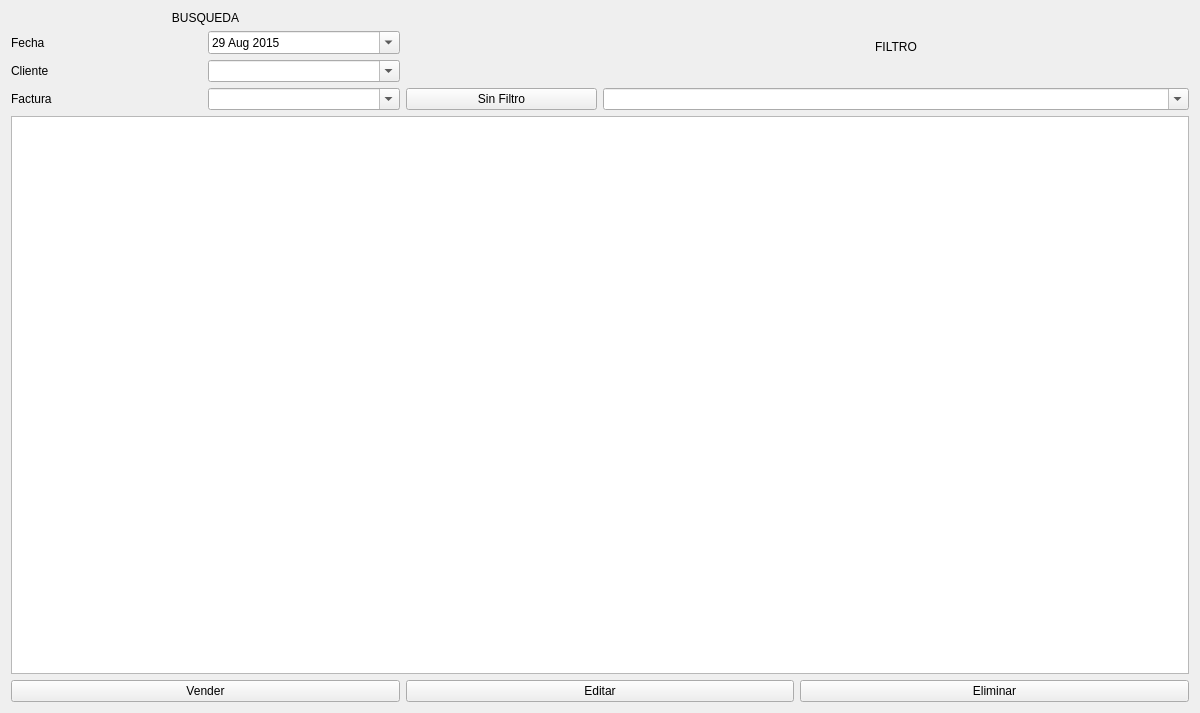
<?xml version="1.0" encoding="UTF-8"?>
<ui version="4.0">
 <class>Form</class>
 <widget class="QWidget" name="Form">
  <property name="geometry">
   <rect>
    <x>0</x>
    <y>0</y>
    <width>1200</width>
    <height>713</height>
   </rect>
  </property>
  <property name="windowTitle">
   <string>Form</string>
  </property>
  <layout class="QGridLayout" name="gridLayout">
   <item row="0" column="1">
    <layout class="QVBoxLayout" name="verticalLayout">
     <item>
      <widget class="QLabel" name="label_5">
       <property name="text">
        <string>FILTRO</string>
       </property>
       <property name="alignment">
        <set>Qt::AlignCenter</set>
       </property>
      </widget>
     </item>
     <item>
      <widget class="QComboBox" name="filtro">
       <property name="editable">
        <bool>true</bool>
       </property>
       <item>
        <property name="text">
         <string/>
        </property>
       </item>
      </widget>
     </item>
    </layout>
   </item>
   <item row="2" column="0" colspan="2">
    <layout class="QHBoxLayout" name="horizontalLayout">
     <item>
      <widget class="QPushButton" name="vender">
       <property name="text">
        <string>Vender</string>
       </property>
      </widget>
     </item>
     <item>
      <widget class="QPushButton" name="editar">
       <property name="text">
        <string>Editar</string>
       </property>
      </widget>
     </item>
     <item>
      <widget class="QPushButton" name="eliminar">
       <property name="text">
        <string>Eliminar</string>
       </property>
      </widget>
     </item>
    </layout>
   </item>
   <item row="0" column="0">
    <layout class="QGridLayout" name="gridLayout_2">
     <item row="0" column="0" colspan="2">
      <widget class="QLabel" name="label_4">
       <property name="text">
        <string>BUSQUEDA</string>
       </property>
       <property name="alignment">
        <set>Qt::AlignCenter</set>
       </property>
      </widget>
     </item>
     <item row="3" column="1">
      <widget class="QComboBox" name="comboProv">
       <property name="editable">
        <bool>true</bool>
       </property>
       <item>
        <property name="text">
         <string/>
        </property>
       </item>
      </widget>
     </item>
     <item row="4" column="1">
      <widget class="QComboBox" name="comboFolio">
       <property name="editable">
        <bool>true</bool>
       </property>
       <item>
        <property name="text">
         <string/>
        </property>
       </item>
      </widget>
     </item>
     <item row="3" column="0">
      <widget class="QLabel" name="label_2">
       <property name="text">
        <string>Cliente</string>
       </property>
      </widget>
     </item>
     <item row="4" column="0">
      <widget class="QLabel" name="label_3">
       <property name="text">
        <string>Factura</string>
       </property>
      </widget>
     </item>
     <item row="1" column="0">
      <widget class="QLabel" name="label">
       <property name="text">
        <string>Fecha</string>
       </property>
      </widget>
     </item>
     <item row="1" column="1">
      <widget class="QDateEdit" name="fecha">
       <property name="wrapping">
        <bool>false</bool>
       </property>
       <property name="dateTime">
        <datetime>
         <hour>0</hour>
         <minute>0</minute>
         <second>0</second>
         <year>2015</year>
         <month>8</month>
         <day>29</day>
        </datetime>
       </property>
       <property name="minimumTime">
        <time>
         <hour>3</hour>
         <minute>0</minute>
         <second>0</second>
        </time>
       </property>
       <property name="calendarPopup">
        <bool>true</bool>
       </property>
      </widget>
     </item>
     <item row="4" column="2">
      <widget class="QPushButton" name="sinFiltro">
       <property name="text">
        <string>Sin Filtro</string>
       </property>
      </widget>
     </item>
    </layout>
   </item>
   <item row="1" column="0" colspan="2">
    <widget class="QTableView" name="grilla_prod">
     <property name="editTriggers">
      <set>QAbstractItemView::NoEditTriggers</set>
     </property>
     <property name="alternatingRowColors">
      <bool>true</bool>
     </property>
     <property name="selectionMode">
      <enum>QAbstractItemView::SingleSelection</enum>
     </property>
     <property name="selectionBehavior">
      <enum>QAbstractItemView::SelectRows</enum>
     </property>
     <property name="sortingEnabled">
      <bool>true</bool>
     </property>
    </widget>
   </item>
  </layout>
 </widget>
 <tabstops>
  <tabstop>grilla_prod</tabstop>
  <tabstop>vender</tabstop>
  <tabstop>editar</tabstop>
  <tabstop>eliminar</tabstop>
  <tabstop>fecha</tabstop>
  <tabstop>comboProv</tabstop>
  <tabstop>comboFolio</tabstop>
  <tabstop>filtro</tabstop>
 </tabstops>
 <resources/>
 <connections/>
</ui>
